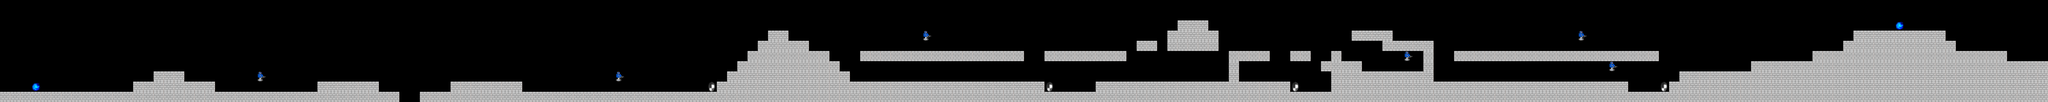

A 2D game scene composited from a Tiled map and its tileset images. What follows is a short description and the map's XML, with each tile layer's data collapsed to a summary:
An orthogonal 200x10 tile map with 50x50 px tiles, 1 tile layer (Tile Layer 1), 4 tilesets.

<map version="1.0" orientation="orthogonal" renderorder="right-down" width="200" height="10" tilewidth="50" tileheight="50">
 <tileset firstgid="1" name="baseTileSet" tilewidth="50" tileheight="50">
  <image source="../tilesets/baseTileSet.png" width="100" height="100" />
  <tile id="2">
   <properties>
    <property name="portal" value="false" />
    <property name="solid" value="true" />
   </properties>
  </tile>
 </tileset>
 <tileset firstgid="5" name="EnemyType1" tilewidth="50" tileheight="50">
  <image source="../tilesets/EnemyType1.png" width="50" height="50" />
  <tile id="0">
   <properties>
    <property name="Enemy" value="true" />
    <property name="EnemyType" value="1" />
    <property name="portal" value="false" />
    <property name="solid" value="false" />
   </properties>
  </tile>
 </tileset>
 <tileset firstgid="6" name="portal" tilewidth="50" tileheight="50">
  <image source="../tilesets/portal.png" width="50" height="50" />
  <tile id="0">
   <properties>
    <property name="portal" value="true" />
    <property name="solid" value="false" />
   </properties>
  </tile>
 </tileset>
 <tileset firstgid="7" name="crystal" tilewidth="50" tileheight="50">
  <image source="../tilesets/crystal.png" width="50" height="50" />
  <tile id="0">
   <properties>
    <property name="portal" value="false" />
    <property name="solid" value="false" />
    <property name="treasure" value="true" />
    <property name="treasureType" value="1" />
   </properties>
  </tile>
 </tileset>
 <layer name="Tile Layer 1" width="200" height="10">
  <data>[2000 cells, 585 non-empty, 4 distinct tile ids]</data>
 </layer>
</map>